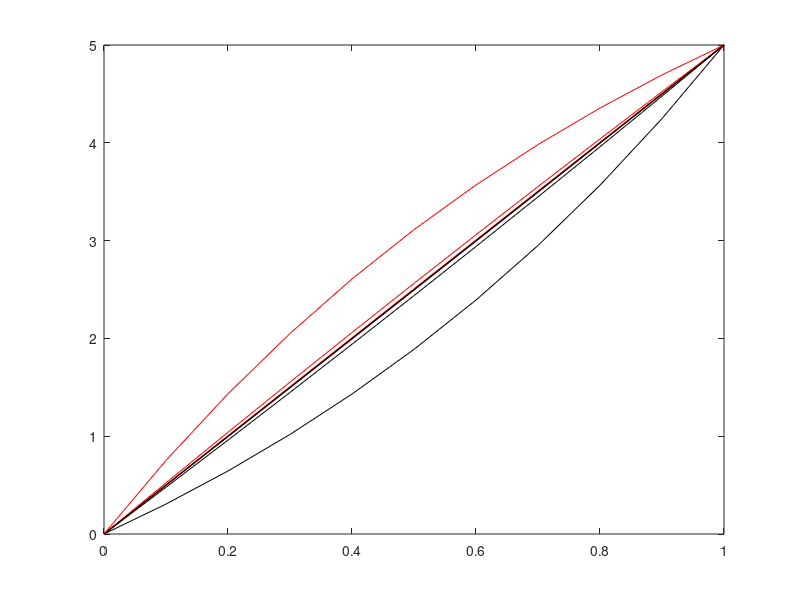
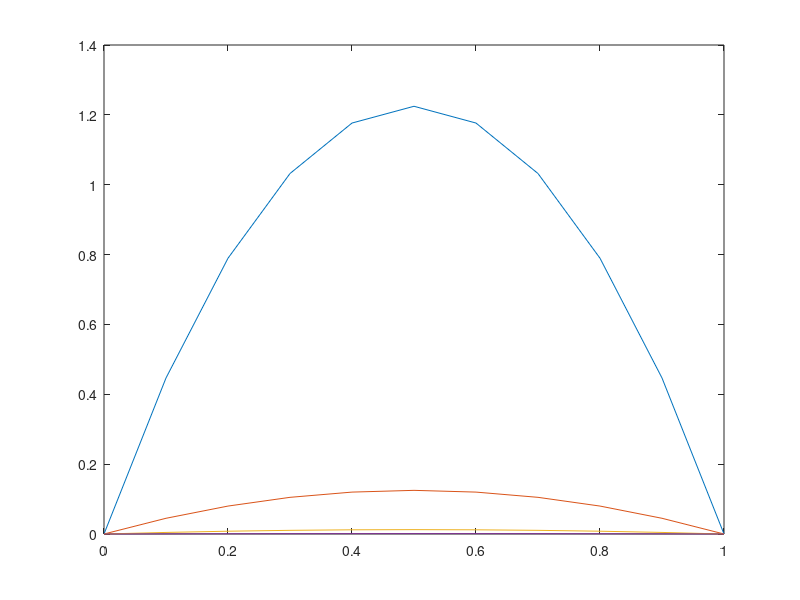

Here is the MATLAB script that generated these plots, in order:
f = 490;  % pwm frequency
T = 1/f;  % pwm period
Vcc = 5;  % supply voltage

tau = [T/2, T, 2*T, 3*T, 4*T, 5*T, 10*T, 100*T];
tau = [T, 10*T, 100*T, 1000*T];
alpha = 0:.1:1;

for i=1:length(tau)
    for j=1:length(alpha)
        V_plus(i,j) = Vcc*(1-exp(-alpha(j)*T/tau(i)))/(1-exp(-T/tau(i)));
        V_minus(i,j) = V_plus(i,j)*exp(-(1-alpha(j))*T/tau(i));
    end
end

figure(1), clf
for i=1:length(tau)
    plot(alpha, V_plus(i,:),'r')
    hold on
    plot(alpha, V_minus(i,:),'k')
    pause
end

figure(2), clf
for i=1:length(tau)
    plot(alpha, V_plus(i,:)-V_minus(i,:))
    hold on
    pause
end